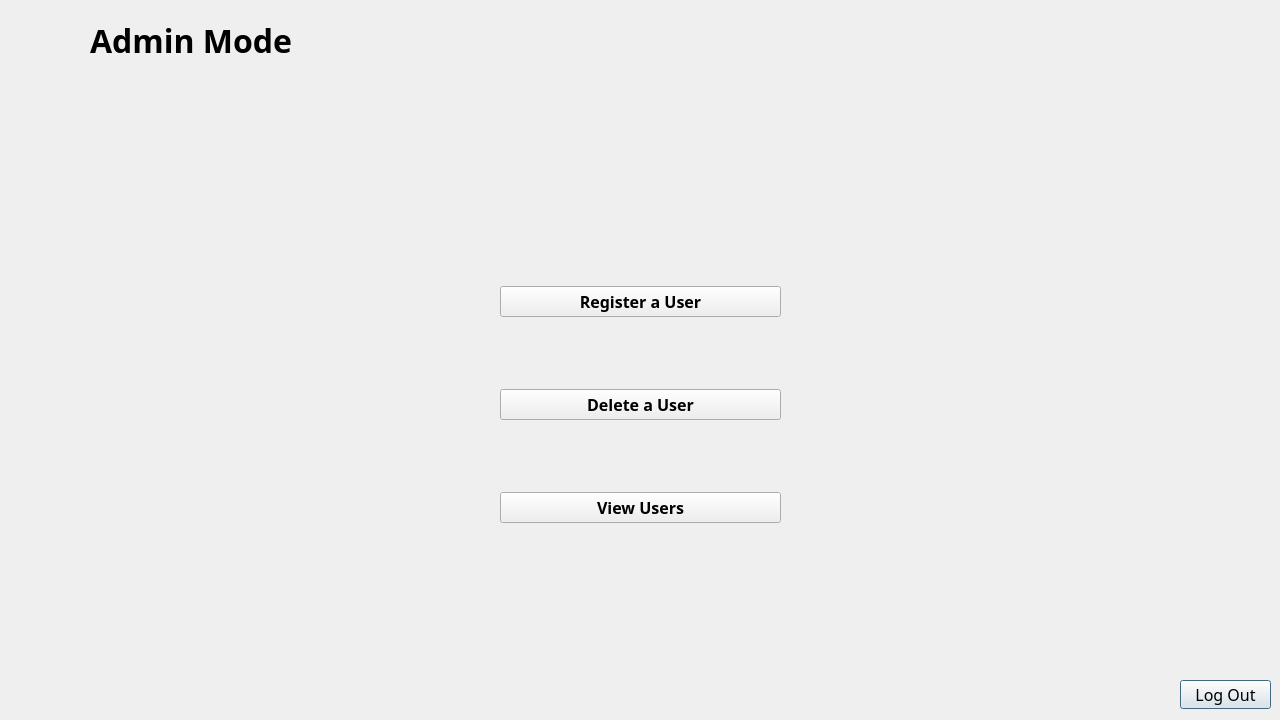
<?xml version="1.0" encoding="UTF-8"?>
<ui version="4.0">
 <class>admin</class>
 <widget class="QDialog" name="admin">
  <property name="geometry">
   <rect>
    <x>0</x>
    <y>0</y>
    <width>1280</width>
    <height>720</height>
   </rect>
  </property>
  <property name="windowTitle">
   <string>Admin</string>
  </property>
  <property name="windowIcon">
   <iconset resource="image.qrc">
    <normaloff>:/image/admin.png</normaloff>:/image/admin.png</iconset>
  </property>
  <property name="styleSheet">
   <string notr="true"/>
  </property>
  <widget class="QLabel" name="label">
   <property name="geometry">
    <rect>
     <x>20</x>
     <y>10</y>
     <width>61</width>
     <height>61</height>
    </rect>
   </property>
   <property name="text">
    <string/>
   </property>
   <property name="pixmap">
    <pixmap resource="image.qrc">:/image/admin.png</pixmap>
   </property>
   <property name="scaledContents">
    <bool>true</bool>
   </property>
  </widget>
  <widget class="QLabel" name="label_2">
   <property name="geometry">
    <rect>
     <x>90</x>
     <y>10</y>
     <width>211</width>
     <height>61</height>
    </rect>
   </property>
   <property name="font">
    <font>
     <family>Agency FB</family>
     <pointsize>24</pointsize>
     <bold>true</bold>
    </font>
   </property>
   <property name="text">
    <string>Admin Mode</string>
   </property>
  </widget>
  <widget class="QPushButton" name="pushButton">
   <property name="geometry">
    <rect>
     <x>1180</x>
     <y>680</y>
     <width>91</width>
     <height>29</height>
    </rect>
   </property>
   <property name="font">
    <font>
     <family>Bahnschrift Condensed</family>
     <pointsize>12</pointsize>
     <bold>false</bold>
    </font>
   </property>
   <property name="styleSheet">
    <string notr="true">QPushButton:hover {
	background-color:rgb(200, 58, 58)
}</string>
   </property>
   <property name="text">
    <string>Log Out</string>
   </property>
  </widget>
  <widget class="QStackedWidget" name="stackedWidget">
   <property name="geometry">
    <rect>
     <x>10</x>
     <y>150</y>
     <width>1261</width>
     <height>501</height>
    </rect>
   </property>
   <property name="currentIndex">
    <number>0</number>
   </property>
   <widget class="QWidget" name="page">
    <widget class="QWidget" name="layoutWidget">
     <property name="geometry">
      <rect>
       <x>490</x>
       <y>70</y>
       <width>281</width>
       <height>371</height>
      </rect>
     </property>
     <layout class="QVBoxLayout" name="verticalLayout_4">
      <item>
       <widget class="QPushButton" name="pushButton_2">
        <property name="font">
         <font>
          <family>Agency FB</family>
          <pointsize>12</pointsize>
          <bold>true</bold>
         </font>
        </property>
        <property name="text">
         <string>Register a User</string>
        </property>
       </widget>
      </item>
      <item>
       <widget class="QPushButton" name="pushButton_3">
        <property name="font">
         <font>
          <family>Agency FB</family>
          <pointsize>12</pointsize>
          <bold>true</bold>
         </font>
        </property>
        <property name="text">
         <string>Delete a User</string>
        </property>
       </widget>
      </item>
      <item>
       <widget class="QPushButton" name="pushButton_4">
        <property name="font">
         <font>
          <family>Agency FB</family>
          <pointsize>12</pointsize>
          <bold>true</bold>
         </font>
        </property>
        <property name="text">
         <string>View Users</string>
        </property>
       </widget>
      </item>
     </layout>
    </widget>
   </widget>
   <widget class="QWidget" name="page_3">
    <widget class="QGroupBox" name="groupBox">
     <property name="geometry">
      <rect>
       <x>470</x>
       <y>60</y>
       <width>311</width>
       <height>321</height>
      </rect>
     </property>
     <property name="font">
      <font>
       <family>Agency FB</family>
       <pointsize>24</pointsize>
       <bold>true</bold>
      </font>
     </property>
     <property name="title">
      <string>User Registration </string>
     </property>
     <layout class="QVBoxLayout" name="verticalLayout_3">
      <item>
       <layout class="QVBoxLayout" name="verticalLayout">
        <item>
         <widget class="QLabel" name="label_3">
          <property name="font">
           <font>
            <family>Agency FB</family>
            <pointsize>18</pointsize>
            <bold>false</bold>
           </font>
          </property>
          <property name="text">
           <string>Username</string>
          </property>
         </widget>
        </item>
        <item>
         <widget class="QLineEdit" name="username">
          <property name="font">
           <font>
            <family>Agency FB</family>
            <pointsize>14</pointsize>
            <bold>false</bold>
           </font>
          </property>
         </widget>
        </item>
       </layout>
      </item>
      <item>
       <layout class="QVBoxLayout" name="verticalLayout_2">
        <item>
         <widget class="QLabel" name="label_4">
          <property name="font">
           <font>
            <family>Agency FB</family>
            <pointsize>18</pointsize>
            <bold>false</bold>
           </font>
          </property>
          <property name="text">
           <string>Password</string>
          </property>
         </widget>
        </item>
        <item>
         <widget class="QLineEdit" name="password">
          <property name="font">
           <font>
            <family>Agency FB</family>
            <pointsize>14</pointsize>
            <bold>false</bold>
           </font>
          </property>
          <property name="text">
           <string/>
          </property>
          <property name="echoMode">
           <enum>QLineEdit::Password</enum>
          </property>
         </widget>
        </item>
       </layout>
      </item>
      <item>
       <widget class="QPushButton" name="loginBtn">
        <property name="font">
         <font>
          <family>Agency FB</family>
          <pointsize>14</pointsize>
          <bold>true</bold>
         </font>
        </property>
        <property name="styleSheet">
         <string notr="true">QPushButton:hover {
	background-color: rgb(124, 255, 146);
}</string>
        </property>
        <property name="text">
         <string>Register</string>
        </property>
       </widget>
      </item>
     </layout>
    </widget>
    <widget class="QPushButton" name="pushButton_9">
     <property name="geometry">
      <rect>
       <x>570</x>
       <y>400</y>
       <width>121</width>
       <height>29</height>
      </rect>
     </property>
     <property name="font">
      <font>
       <family>Agency FB</family>
       <pointsize>14</pointsize>
      </font>
     </property>
     <property name="text">
      <string>Go Back</string>
     </property>
    </widget>
   </widget>
   <widget class="QWidget" name="page_2">
    <widget class="QGroupBox" name="groupBox_7">
     <property name="geometry">
      <rect>
       <x>470</x>
       <y>130</y>
       <width>261</width>
       <height>181</height>
      </rect>
     </property>
     <property name="font">
      <font>
       <family>Agency FB</family>
       <pointsize>24</pointsize>
       <bold>true</bold>
      </font>
     </property>
     <property name="title">
      <string>Delete a User</string>
     </property>
     <layout class="QVBoxLayout" name="verticalLayout_10">
      <item>
       <layout class="QVBoxLayout" name="verticalLayout_11">
        <item>
         <widget class="QLabel" name="label_7">
          <property name="font">
           <font>
            <family>Agency FB</family>
            <pointsize>18</pointsize>
            <bold>false</bold>
           </font>
          </property>
          <property name="text">
           <string>Username</string>
          </property>
         </widget>
        </item>
        <item>
         <widget class="QLineEdit" name="username_3">
          <property name="font">
           <font>
            <family>Agency FB</family>
            <pointsize>14</pointsize>
            <bold>false</bold>
           </font>
          </property>
         </widget>
        </item>
       </layout>
      </item>
      <item>
       <widget class="QPushButton" name="loginBtn_3">
        <property name="font">
         <font>
          <family>Agency FB</family>
          <pointsize>14</pointsize>
          <bold>true</bold>
         </font>
        </property>
        <property name="styleSheet">
         <string notr="true">QPushButton:hover {
	background-color:rgb(200, 58, 58)
}</string>
        </property>
        <property name="text">
         <string>Delete</string>
        </property>
       </widget>
      </item>
     </layout>
    </widget>
    <widget class="QPushButton" name="pushButton_10">
     <property name="geometry">
      <rect>
       <x>540</x>
       <y>350</y>
       <width>121</width>
       <height>29</height>
      </rect>
     </property>
     <property name="font">
      <font>
       <family>Agency FB</family>
       <pointsize>14</pointsize>
      </font>
     </property>
     <property name="text">
      <string>Go Back</string>
     </property>
    </widget>
   </widget>
   <widget class="QWidget" name="page_7">
    <widget class="QTableView" name="tableView">
     <property name="geometry">
      <rect>
       <x>290</x>
       <y>90</y>
       <width>361</width>
       <height>21</height>
      </rect>
     </property>
    </widget>
    <widget class="QPushButton" name="pushButton_11">
     <property name="geometry">
      <rect>
       <x>420</x>
       <y>210</y>
       <width>121</width>
       <height>29</height>
      </rect>
     </property>
     <property name="font">
      <font>
       <family>Agency FB</family>
       <pointsize>14</pointsize>
      </font>
     </property>
     <property name="text">
      <string>Go Back</string>
     </property>
    </widget>
    <widget class="QScrollBar" name="verticalScrollBar">
     <property name="geometry">
      <rect>
       <x>640</x>
       <y>90</y>
       <width>16</width>
       <height>160</height>
      </rect>
     </property>
     <property name="orientation">
      <enum>Qt::Vertical</enum>
     </property>
    </widget>
   </widget>
  </widget>
 </widget>
 <resources>
  <include location="image.qrc"/>
 </resources>
 <connections/>
</ui>
